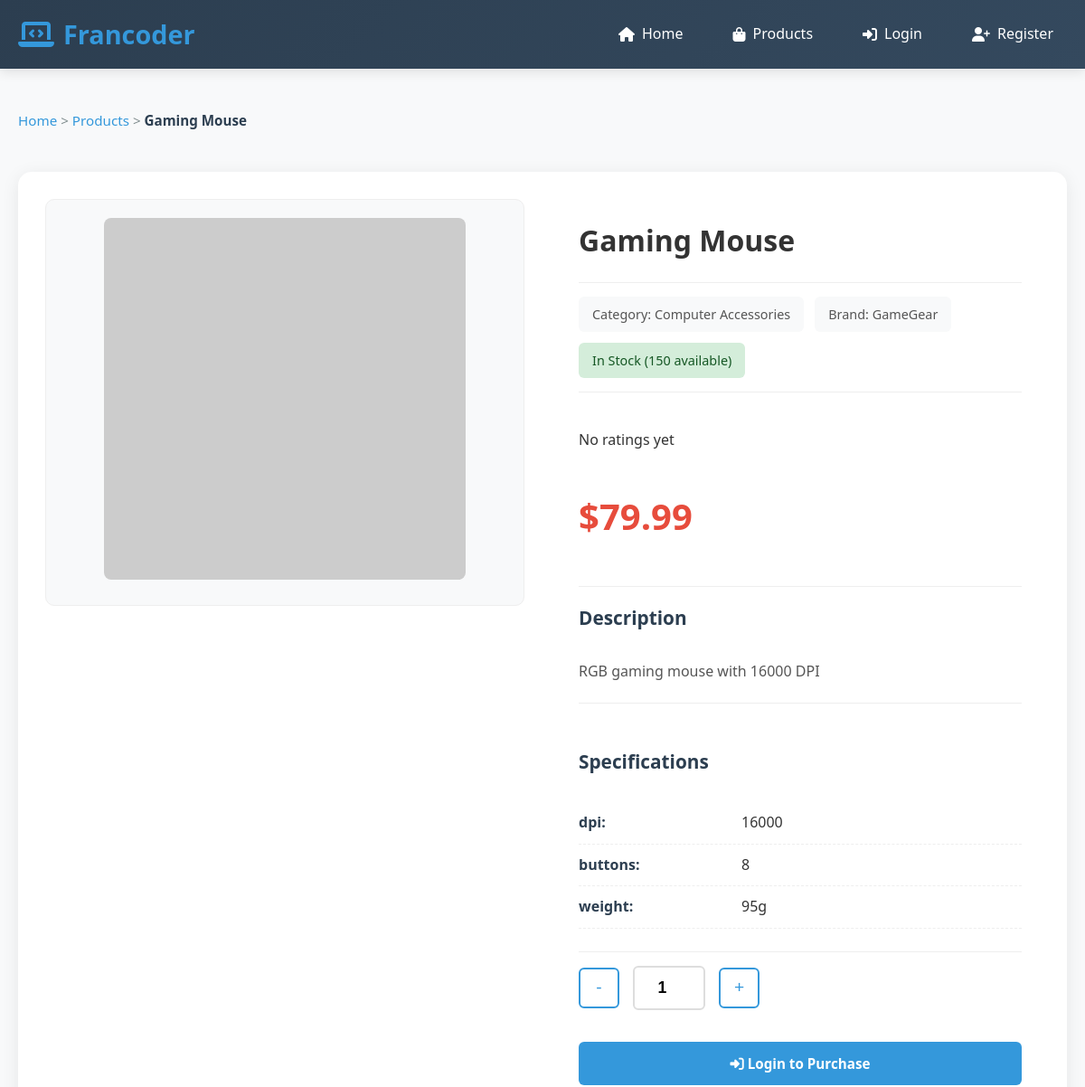
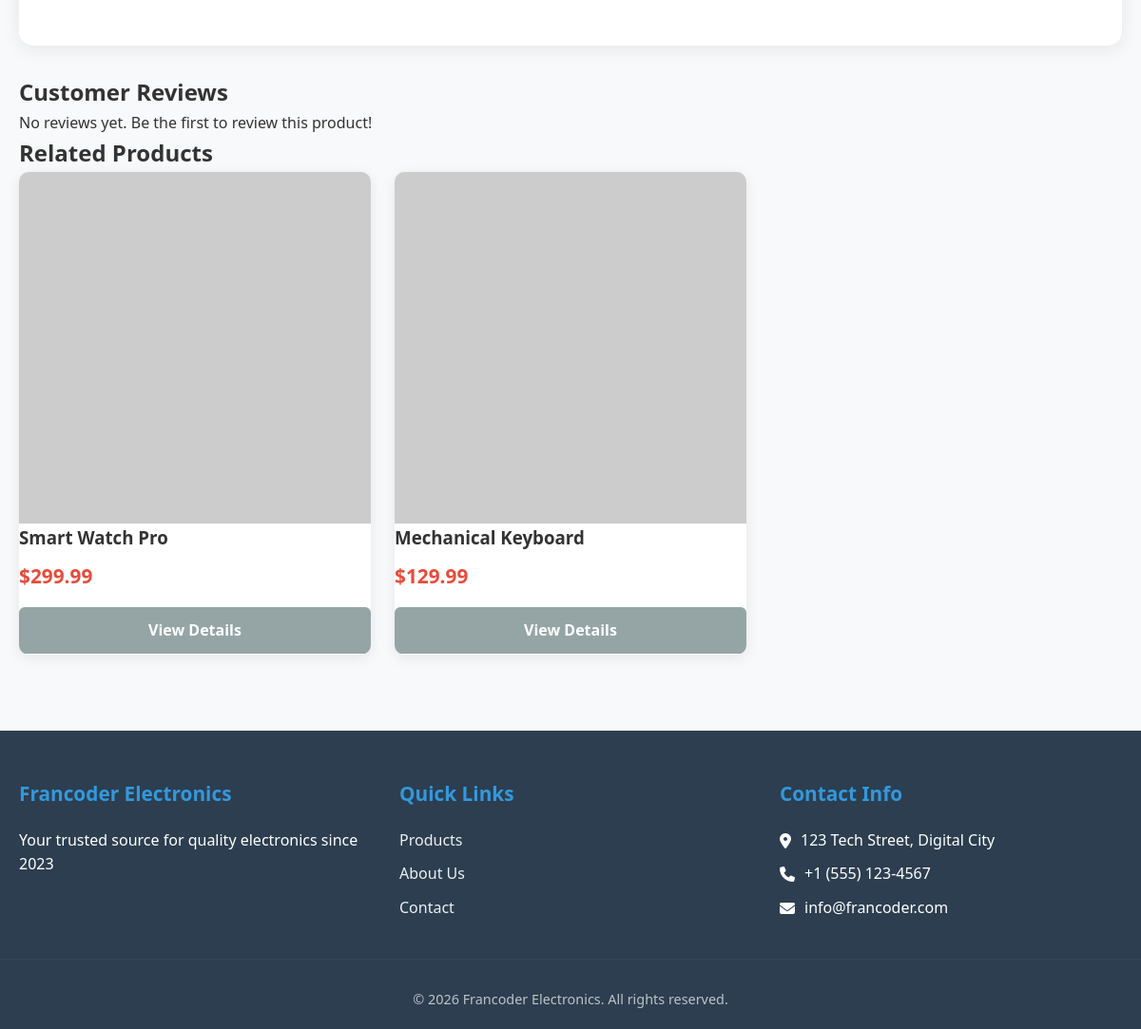
The page /product-detail.php?id=8 on the database its author committed (2 pictures, top to bottom).
### tables this page shows
CREATE TABLE products (
    product_id INT PRIMARY KEY AUTO_INCREMENT,
    product_name VARCHAR(200) NOT NULL,
    description TEXT,
    price DECIMAL(10,2) NOT NULL,
    stock_quantity INT NOT NULL DEFAULT 0,
    category_id INT,
    image_url VARCHAR(500),
    brand VARCHAR(100),
    specifications JSON,
    created_at TIMESTAMP DEFAULT CURRENT_TIMESTAMP,
    updated_at TIMESTAMP DEFAULT CURRENT_TIMESTAMP ON UPDATE CURRENT_TIMESTAMP,
    FOREIGN KEY (category_id) REFERENCES categories(category_id) ON DELETE SET NULL
);

CREATE TABLE categories (
    category_id INT PRIMARY KEY AUTO_INCREMENT,
    category_name VARCHAR(100) NOT NULL,
    description TEXT,
    created_at TIMESTAMP DEFAULT CURRENT_TIMESTAMP
);

### includes/functions.php (called while the page is built, shortened)
<?php
function isLoggedIn() {
    return isset($_SESSION['user_id']);
}
function formatPrice($price) {
    return '$' . number_format($price, 2);
}
?>

### product-detail.php (the view, shortened to what this page needs)
<?php
require_once 'includes/config.php';
require_once 'includes/functions.php';
$product_id = (int)$_GET['id'];
$stmt = $pdo->prepare("
    SELECT p.*, c.category_name
    FROM products p
    LEFT JOIN categories c ON p.category_id = c.category_id
    WHERE p.product_id = ?
");
$stmt->execute([$product_id]);
$product = $stmt->fetch();
$reviews_stmt = $pdo->prepare("
    SELECT r.*, u.username, u.full_name
    FROM reviews r
    JOIN users u ON r.user_id = u.user_id
    WHERE r.product_id = ?
    ORDER BY r.review_date DESC
    LIMIT 10
");
$reviews_stmt->execute([$product_id]);
$reviews = $reviews_stmt->fetchAll();
$avg_rating_stmt = $pdo->prepare("SELECT AVG(rating) as avg_rating FROM reviews WHERE product_id = ?");
$avg_rating_stmt->execute([$product_id]);
$avg_rating = $avg_rating_stmt->fetch()['avg_rating'];
$related_stmt = $pdo->prepare("
    SELECT * FROM products
    WHERE category_id = ? AND product_id != ? AND stock_quantity > 0
    ORDER BY RAND()
    LIMIT 4
");
$related_stmt->execute([$product['category_id'], $product_id]);
$related_products = $related_stmt->fetchAll();
?>
<!DOCTYPE html>
<html lang="en">
<head>
    <link rel="stylesheet" href="assets/css/style.css">
</head>
<body>
    <?php include 'includes/header.php'; ?>
    <main>
        <div class="breadcrumb">
            <a href="index.php">Home</a> &gt;
            <a href="products.php">Products</a> &gt;
            <span><?php echo htmlspecialchars($product['product_name']); ?></span>
        </div>
        <div class="product-detail-container">
            <div class="product-images">
                <div class="main-image">
                    <img src="<?php echo $product['image_url'] ?: 'assets/images/default-product.jpg'; ?>"
                         alt="<?php echo htmlspecialchars($product['product_name']); ?>">
                </div>
            </div>
            <div class="product-info">
                <h1><?php echo htmlspecialchars($product['product_name']); ?></h1>
                <div class="product-meta">
                    <span class="category">Category: <?php echo $product['category_name']; ?></span>
                    <span class="brand">Brand: <?php echo htmlspecialchars($product['brand']); ?></span>
                    <span class="stock <?php echo $product['stock_quantity'] > 0 ? 'in-stock' : 'out-of-stock'; ?>">
                        <?php echo $product['stock_quantity'] > 0 ? 'In Stock (' . $product['stock_quantity'] . ' available)' : 'Out of Stock'; ?>
                    </span>
                </div>
                <div class="product-rating">
                    <?php if ($avg_rating): ?>
                        <div class="stars">
                            <?php for ($i = 1; $i <= 5; $i++): ?>
                                <i class="fas fa-star <?php echo $i <= round($avg_rating) ? 'filled' : ''; ?>"></i>
                            <?php endfor; ?>
                            <span>(<?php echo number_format($avg_rating, 1); ?>)</span>
                        </div>
                    <?php else: ?>
                        <span class="no-rating">No ratings yet</span>
                    <?php endif; ?>
                </div>
                <div class="product-price">
                    <h2><?php echo formatPrice($product['price']); ?></h2>
                </div>
                <div class="product-description">
                    <h3>Description</h3>
                    <p><?php echo nl2br(htmlspecialchars($product['description'])); ?></p>
                </div>
                <?php if ($product['specifications']): ?>
                    <?php $specs = json_decode($product['specifications'], true); ?>
                    <div class="product-specs">
                        <h3>Specifications</h3>
                        <ul>
                            <?php foreach ($specs as $key => $value): ?>
                                <li><strong><?php echo htmlspecialchars($key); ?>:</strong> <?php echo htmlspecialchars($value); ?></li>
                            <?php endforeach; ?>
                        </ul>
                    </div>
                <?php endif; ?>
                <?php if ($product['stock_quantity'] > 0): ?>
                    <div class="product-actions">
                        <div class="quantity-selector">
                            <button class="qty-btn minus">-</button>
                            <input type="number" id="quantity" name="quantity" value="1" min="1" max="<?php echo $product['stock_quantity']; ?>">
                            <button class="qty-btn plus">+</button>
                        </div>
                        <?php if (isLoggedIn()): ?>
                            <button class="btn-primary btn-add-to-cart"
                                    data-product-id="<?php echo $product['product_id']; ?>">
                                <i class="fas fa-cart-plus"></i> Add to Cart
                            </button>
                            <button class="btn-secondary btn-buy-now"
                                    data-product-id="<?php echo $product['product_id']; ?>">
                                <i class="fas fa-bolt"></i> Buy Now
                            </button>
                        <?php else: ?>
                            <a href="auth/login.php" class="btn-primary">
                                <i class="fas fa-sign-in-alt"></i> Login to Purchase
                            </a>
                        <?php endif; ?>
                    </div>
                <?php endif; ?>
            </div>
        </div>
        <div class="reviews-section">
            <h2>Customer Reviews</h2>
            <div class="reviews-list">
                <?php if (empty($reviews)): ?>
                    <p class="no-reviews">No reviews yet. Be the first to review this product!</p>
                <?php endif; ?>
            </div>
        </div>
        <?php if (!empty($related_products)): ?>
        <div class="related-products">
            <h2>Related Products</h2>
            <div class="products-grid">
                <?php foreach ($related_products as $related): ?>
                <div class="product-card">
                    <img src="<?php echo $related['image_url'] ?: 'assets/images/default-product.jpg'; ?>"
                         alt="<?php echo htmlspecialchars($related['product_name']); ?>">
                    <h3><?php echo htmlspecialchars($related['product_name']); ?></h3>
                    <p class="price"><?php echo formatPrice($related['price']); ?></p>
                    <a href="product-detail.php?id=<?php echo $related['product_id']; ?>" class="btn-secondary">View Details</a>
                </div>
                <?php endforeach; ?>
            </div>
        </div>
        <?php endif; ?>
    </main>
    <?php include 'includes/footer.php'; ?>
</body>
</html>

### assets/css/style.css (style rules this page uses)
* { margin: 0; padding: 0; box-sizing: border-box; }
html { scroll-behavior: smooth; }
body { font-family: 'Segoe UI', Tahoma, Geneva, Verdana, sans-serif; line-height: 1.6; color: #333; background-color: #f8f9fa; overflow-x: hidden; }
main { min-height: calc(100vh - 300px); padding: 30px 0; }
.products-grid { display: grid; grid-template-columns: repeat(auto-fill, minmax(280px, 1fr)); gap: 25px; padding: 0; }
.product-card { background: white; border-radius: 10px; overflow: hidden; box-shadow: 0 4px 15px rgba(0, 0, 0, 0.08); transition: all 0.3s ease; display: flex; flex-direction: column; height: 100%; position: relative; }
.product-info { padding: 20px; flex: 1; display: flex; flex-direction: column; }
.product-info h3 { font-size: 1.1rem; color: #2c3e50; margin-bottom: 10px; line-height: 1.4; height: 44px; overflow: hidden; display: -webkit-box; -webkit-line-clamp: 2; -webkit-box-orient: vertical; }
.price { color: #e74c3c; font-size: 1.3rem; font-weight: 700; margin: 10px 0 15px 0; }
.product-actions { display: flex; flex-direction: column; gap: 10px; margin-top: auto; padding-top: 15px; border-top: 1px solid #eee; }
.product-actions .btn-secondary, .product-actions .btn-primary { width: 100%; text-align: center; padding: 12px; font-size: 0.95rem; }
.product-detail-container { display: grid; grid-template-columns: 1fr 1fr; gap: 40px; background: white; padding: 30px; border-radius: 15px; box-shadow: 0 4px 20px rgba(0, 0, 0, 0.08); margin: 30px 0; }
.product-images { position: sticky; top: 20px; }
.main-image { background: #f8f9fa; border-radius: 10px; padding: 20px; text-align: center; margin-bottom: 20px; border: 1px solid #eee; }
.main-image img { max-width: 100%; height: 400px; object-fit: contain; border-radius: 8px; }
.product-meta { display: flex; flex-wrap: wrap; gap: 12px; margin: 20px 0; padding: 15px 0; border-top: 1px solid #eee; border-bottom: 1px solid #eee; }
.product-meta span { padding: 8px 15px; background: #f8f9fa; border-radius: 6px; font-size: 0.9rem; color: #555; display: inline-flex; align-items: center; gap: 5px; }
.in-stock { background: #d4edda !important; color: #155724 !important; }
.product-rating { margin: 20px 0; display: flex; align-items: center; gap: 10px; }
.product-price h2 { color: #e74c3c; font-size: 2.5rem; margin: 20px 0; font-weight: 700; }
.product-description { margin: 25px 0; padding: 20px 0; border-top: 1px solid #eee; border-bottom: 1px solid #eee; }
.product-description h3 { font-size: 1.3rem; color: #2c3e50; margin-bottom: 15px; }
.product-description p { line-height: 1.8; color: #555; font-size: 1rem; }
.product-specs { margin: 25px 0; }
.product-specs h3 { font-size: 1.3rem; color: #2c3e50; margin-bottom: 15px; }
.product-specs ul { list-style: none; padding: 0; }
.product-specs li { padding: 10px 0; border-bottom: 1px dashed #eee; display: flex; }
.product-specs li strong { min-width: 180px; color: #2c3e50; font-weight: 600; }
.quantity-selector { display: flex; align-items: center; gap: 15px; margin-bottom: 25px; }
.quantity-selector input { width: 80px; text-align: center; padding: 12px; border: 2px solid #ddd; border-radius: 6px; font-size: 1.1rem; font-weight: 600; }
.qty-btn { width: 45px; height: 45px; border: 2px solid #3498db; background: white; color: #3498db; font-size: 1.2rem; border-radius: 6px; cursor: pointer; display: flex; align-items: center; justify-content: center; transition: all 0.3s; }
.btn-primary, .btn-secondary, .btn-danger { display: inline-block; padding: 12px 24px; border: none; border-radius: 6px; font-size: 1rem; font-weight: 600; cursor: pointer; text-decoration: none; transition: all 0.3s ease; text-align: center; }
.btn-primary { background: #3498db; color: white; }
.btn-secondary { background: #95a5a6; color: white; }
.breadcrumb { padding: 15px 0; margin-bottom: 30px; color: #7f8c8d; font-size: 0.95rem; }
.breadcrumb a { color: #3498db; text-decoration: none; }
.breadcrumb span { color: #2c3e50; font-weight: 600; }

### rows shown on the page
products: product_name "Gaming Mouse", category.category_name "Computer Accessories", brand "GameGear", stock_quantity "150", price "$79.99", description "RGB gaming mouse with 16000 DPI", specifications "16000", specifications "8", specifications "95g"
products: product_name "Smart Watch Pro", price "$299.99"
products: product_name "Mechanical Keyboard", price "$129.99"

### other values the page prints
$key "dpi"
$key "buttons"
$key "weight"
